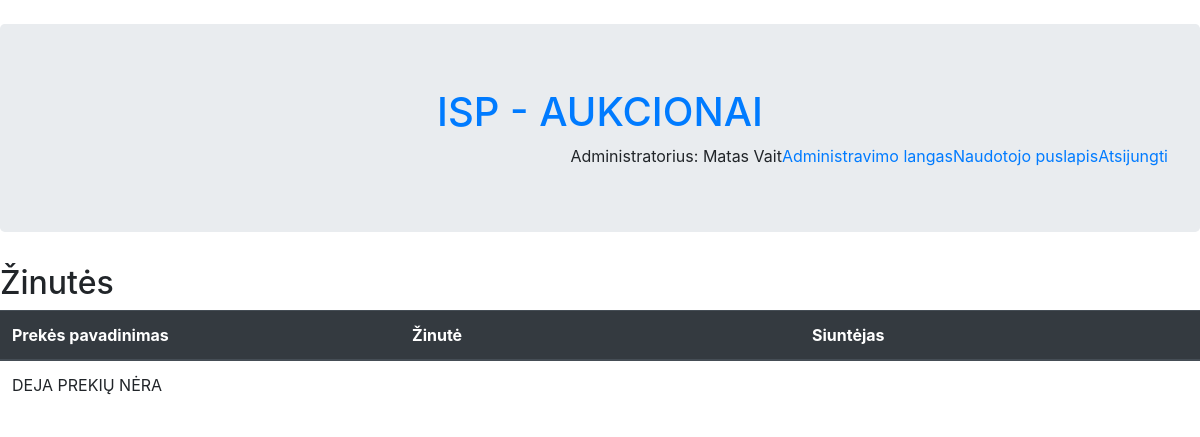
Before: /Žinutės_Puslapis.php (signed in) with the older database file.
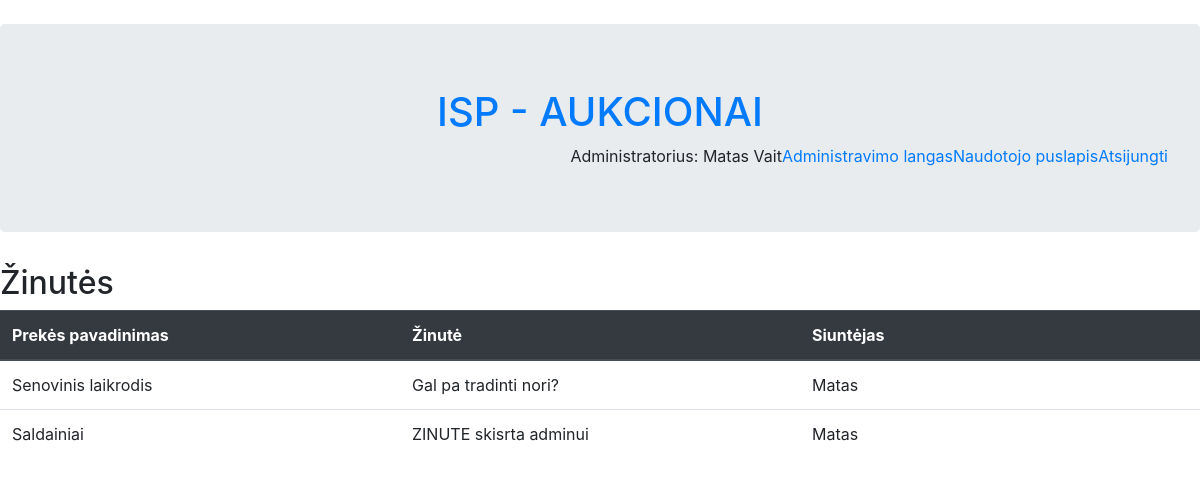
After: the same page with the newer database file.
### tables this page shows
CREATE TABLE `zinute` (
  `tekstas` varchar(512) NOT NULL,
  `laiko_zyme` datetime NOT NULL DEFAULT current_timestamp(),
  `id_Zinute` int(11) NOT NULL,
  `fk_Vartotojasid_Vartotojas` int(11) NOT NULL,
  `fk_Aukcionasid_Aukcionas` int(11) NOT NULL
);

CREATE TABLE `preke` (
  `aprasymas` varchar(255) NOT NULL,
  `data` datetime NOT NULL DEFAULT current_timestamp(),
  `pavadinimas` varchar(64) NOT NULL,
  `kategorija` int(11) NOT NULL,
  `id_Preke` int(11) NOT NULL,
  `fk_Vartotojasid_Vartotojas` int(11) NOT NULL
);

CREATE TABLE `vartotojas` (
  `vardas` varchar(32) NOT NULL,
  `pavarde` varchar(32) NOT NULL,
  `email` varchar(64) NOT NULL,
  `telefono_nr` varchar(20) DEFAULT NULL,
  `slaptazodis` varchar(32) NOT NULL,
  `likutis` decimal(10,2) NOT NULL,
  `blokuotas` tinyint(1) NOT NULL,
  `lytis` int(11) DEFAULT NULL,
  `id_Vartotojas` int(11) NOT NULL,
  `fk_Administratorius` int(11) DEFAULT NULL
);

### Žinutės_Puslapis.php (the view, shortened to what this page needs)
<!DOCTYPE html>
<html>
    <head>
        <link rel="stylesheet" href="https://cdn.jsdelivr.net/npm/bootstrap@4.6.1/dist/css/bootstrap.min.css">
    </head>
    <body>
        <form method="post" action="skelbti_komentara.php?id=<?php echo $id;?>">
            <br>
        </form>
    <?php include("header.php");?>
        <h2>Žinutės</h2>
        <?php
        $query = "SELECT * FROM zinute
                        left JOIN vartotojas ON zinute.fk_Vartotojasid_Vartotojas=vartotojas.id_Vartotojas
                        left JOIN aukcionas ON zinute.fk_Aukcionasid_Aukcionas=aukcionas.id_Aukcionas
                        left JOIN preke ON aukcionas.fk_Prekeid_Preke=preke.id_Preke
                        WHERE zinute.fk_Vartotojasid_Vartotojas=" . $_SESSION['userid']."
                        ORDER BY laiko_zyme desc";
            ?>
            <table class="table">
            <thead class="thead-dark">
                <tr>
                    <th style="width: 5px;">Prekės pavadinimas</th>
                    <th style="width: 10px;">Žinutė</th>
                    <th style="width: 10px;">Siuntėjas</th>
                </tr>
            </thead>
            <tbody>
            <?php
            $result = mysqli_query($db, $query);
			if (mysqli_num_rows($result) <= 0){
	            echo "<tr>
                        <td style='width: 5px;'> DEJA PREKIŲ NĖRA </td>
                    </tr>";
			}
            foreach ($result as $item){
            echo "<tr>
                    <td style='width: 5px;'>".$item['pavadinimas'] ."</td>
                    <td style='width: 10px;'>".$item['tekstas'] ."</td>
                    <td style='width: 10px;'>".$item['vardas'] ."</td>
                </tr>";
            }   ?>
            </tbody>
            </table>
    </body>
</html>

Changed rows visible on the page:
added zinute: preke.pavadinimas "Senovinis laikrodis", tekstas "Gal pa tradinti nori?", fk_Vartotojasid_Vartotojas.vardas "Matas"
added zinute: preke.pavadinimas "Saldainiai", tekstas "ZINUTE skisrta adminui", fk_Vartotojasid_Vartotojas.vardas "Matas"
Other visible differences:
text no longer shown: "DEJA PREKIŲ NĖRA"
